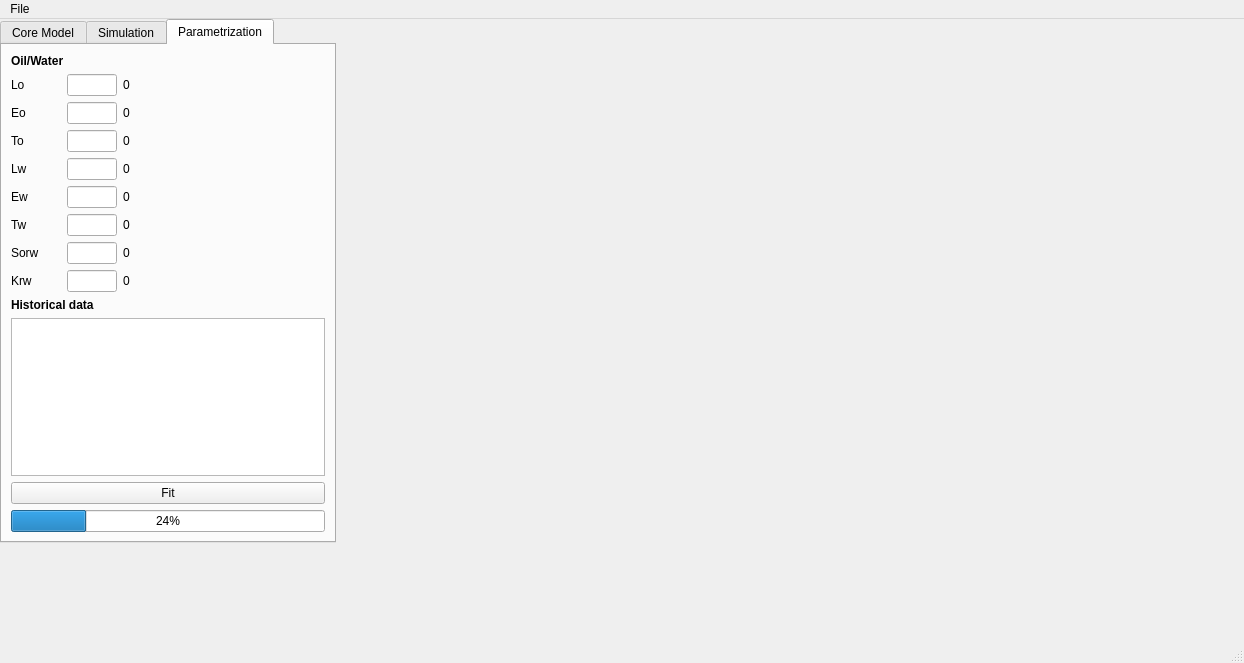
<?xml version="1.0" encoding="UTF-8"?>
<ui version="4.0">
 <class>MainWindow</class>
 <widget class="QMainWindow" name="MainWindow">
  <property name="geometry">
   <rect>
    <x>0</x>
    <y>0</y>
    <width>1244</width>
    <height>663</height>
   </rect>
  </property>
  <property name="windowTitle">
   <string>Julia</string>
  </property>
  <widget class="QWidget" name="centralwidget">
   <widget class="QTabWidget" name="tabWidget">
    <property name="geometry">
     <rect>
      <x>0</x>
      <y>0</y>
      <width>336</width>
      <height>524</height>
     </rect>
    </property>
    <property name="autoFillBackground">
     <bool>false</bool>
    </property>
    <property name="currentIndex">
     <number>2</number>
    </property>
    <widget class="QWidget" name="tab">
     <attribute name="title">
      <string>Core Model</string>
     </attribute>
     <layout class="QVBoxLayout" name="verticalLayout">
      <item>
       <widget class="QPushButton" name="pushButton_2">
        <property name="text">
         <string>Import Low Energy CT</string>
        </property>
       </widget>
      </item>
      <item>
       <widget class="QPushButton" name="pushButton">
        <property name="text">
         <string>Import High Energy CT</string>
        </property>
       </widget>
      </item>
      <item>
       <widget class="QSplitter" name="splitter">
        <property name="orientation">
         <enum>Qt::Horizontal</enum>
        </property>
        <widget class="QLabel" name="label">
         <property name="text">
          <string>Core diameter (mm)</string>
         </property>
        </widget>
        <widget class="QLineEdit" name="lineEdit">
         <property name="maximumSize">
          <size>
           <width>16777215</width>
           <height>20</height>
          </size>
         </property>
        </widget>
       </widget>
      </item>
      <item>
       <widget class="QSplitter" name="splitter_2">
        <property name="orientation">
         <enum>Qt::Horizontal</enum>
        </property>
        <widget class="QLabel" name="label_2">
         <property name="text">
          <string>Selected Core diameter (mm)</string>
         </property>
        </widget>
        <widget class="QLineEdit" name="lineEdit_2">
         <property name="maximumSize">
          <size>
           <width>16777215</width>
           <height>20</height>
          </size>
         </property>
        </widget>
       </widget>
      </item>
      <item>
       <widget class="QSplitter" name="splitter_7">
        <property name="orientation">
         <enum>Qt::Horizontal</enum>
        </property>
        <widget class="QLabel" name="label_8">
         <property name="text">
          <string>Orientation</string>
         </property>
        </widget>
        <widget class="QComboBox" name="comboBox">
         <property name="maximumSize">
          <size>
           <width>16777215</width>
           <height>20</height>
          </size>
         </property>
         <property name="currentText">
          <string/>
         </property>
        </widget>
       </widget>
      </item>
      <item>
       <widget class="QSplitter" name="splitter_3">
        <property name="orientation">
         <enum>Qt::Horizontal</enum>
        </property>
        <widget class="QLabel" name="label_4">
         <property name="text">
          <string>Cropping Top (mm)</string>
         </property>
        </widget>
        <widget class="QSlider" name="horizontalSlider">
         <property name="sizePolicy">
          <sizepolicy hsizetype="Expanding" vsizetype="Expanding">
           <horstretch>0</horstretch>
           <verstretch>0</verstretch>
          </sizepolicy>
         </property>
         <property name="minimumSize">
          <size>
           <width>0</width>
           <height>0</height>
          </size>
         </property>
         <property name="maximumSize">
          <size>
           <width>16777215</width>
           <height>20</height>
          </size>
         </property>
         <property name="orientation">
          <enum>Qt::Horizontal</enum>
         </property>
        </widget>
       </widget>
      </item>
      <item>
       <widget class="QSplitter" name="splitter_4">
        <property name="orientation">
         <enum>Qt::Horizontal</enum>
        </property>
        <widget class="QLabel" name="label_3">
         <property name="text">
          <string>Cropping Bottom (mm)</string>
         </property>
        </widget>
        <widget class="QSlider" name="horizontalSlider_2">
         <property name="sizePolicy">
          <sizepolicy hsizetype="Expanding" vsizetype="Fixed">
           <horstretch>0</horstretch>
           <verstretch>0</verstretch>
          </sizepolicy>
         </property>
         <property name="minimumSize">
          <size>
           <width>0</width>
           <height>0</height>
          </size>
         </property>
         <property name="maximumSize">
          <size>
           <width>16777215</width>
           <height>20</height>
          </size>
         </property>
         <property name="orientation">
          <enum>Qt::Horizontal</enum>
         </property>
        </widget>
       </widget>
      </item>
      <item>
       <widget class="QSplitter" name="splitter_5">
        <property name="orientation">
         <enum>Qt::Horizontal</enum>
        </property>
        <widget class="QLabel" name="label_5">
         <property name="text">
          <string>Offset X (mm)</string>
         </property>
        </widget>
        <widget class="QSlider" name="horizontalSlider_3">
         <property name="maximumSize">
          <size>
           <width>16777215</width>
           <height>20</height>
          </size>
         </property>
         <property name="minimum">
          <number>-50</number>
         </property>
         <property name="maximum">
          <number>50</number>
         </property>
         <property name="orientation">
          <enum>Qt::Horizontal</enum>
         </property>
        </widget>
       </widget>
      </item>
      <item>
       <widget class="QSplitter" name="splitter_6">
        <property name="orientation">
         <enum>Qt::Horizontal</enum>
        </property>
        <widget class="QLabel" name="label_6">
         <property name="text">
          <string>Offset Y (mm)</string>
         </property>
        </widget>
        <widget class="QSlider" name="horizontalSlider_4">
         <property name="maximumSize">
          <size>
           <width>16777215</width>
           <height>20</height>
          </size>
         </property>
         <property name="minimum">
          <number>-50</number>
         </property>
         <property name="maximum">
          <number>50</number>
         </property>
         <property name="orientation">
          <enum>Qt::Horizontal</enum>
         </property>
        </widget>
       </widget>
      </item>
      <item>
       <widget class="QPushButton" name="pushButton_3">
        <property name="text">
         <string>Create Upscaled model</string>
        </property>
       </widget>
      </item>
      <item>
       <widget class="QProgressBar" name="progressBar">
        <property name="value">
         <number>0</number>
        </property>
       </widget>
      </item>
     </layout>
     <zorder>pushButton_2</zorder>
     <zorder>pushButton</zorder>
     <zorder>splitter</zorder>
     <zorder>splitter_2</zorder>
     <zorder>splitter_3</zorder>
     <zorder>splitter_4</zorder>
     <zorder>splitter_5</zorder>
     <zorder>label_8</zorder>
     <zorder>splitter_6</zorder>
     <zorder>lineEdit_3</zorder>
     <zorder>label_8</zorder>
     <zorder>lineEdit_3</zorder>
     <zorder>splitter_7</zorder>
     <zorder>progressBar</zorder>
     <zorder>horizontalSlider_4</zorder>
     <zorder>pushButton_3</zorder>
    </widget>
    <widget class="QWidget" name="tab_2">
     <attribute name="title">
      <string>Simulation</string>
     </attribute>
     <layout class="QVBoxLayout" name="verticalLayout_2">
      <item>
       <widget class="QSplitter" name="splitter_13">
        <property name="orientation">
         <enum>Qt::Horizontal</enum>
        </property>
        <widget class="QLabel" name="label_7">
         <property name="text">
          <string>Experiment type</string>
         </property>
        </widget>
        <widget class="QComboBox" name="comboBox_2">
         <property name="maximumSize">
          <size>
           <width>16777215</width>
           <height>20</height>
          </size>
         </property>
        </widget>
       </widget>
      </item>
      <item>
       <widget class="QSplitter" name="splitter_14">
        <property name="orientation">
         <enum>Qt::Horizontal</enum>
        </property>
        <widget class="QLabel" name="label_9">
         <property name="text">
          <string>Number of cycles</string>
         </property>
        </widget>
        <widget class="QSpinBox" name="spinBox">
         <property name="maximumSize">
          <size>
           <width>50</width>
           <height>20</height>
          </size>
         </property>
        </widget>
       </widget>
      </item>
      <item>
       <widget class="QSplitter" name="splitter_15">
        <property name="orientation">
         <enum>Qt::Horizontal</enum>
        </property>
        <widget class="QLabel" name="label_10">
         <property name="text">
          <string>Cycle time</string>
         </property>
        </widget>
        <widget class="QSpinBox" name="spinBox_2">
         <property name="maximumSize">
          <size>
           <width>50</width>
           <height>20</height>
          </size>
         </property>
        </widget>
       </widget>
      </item>
      <item>
       <layout class="QGridLayout" name="gridLayout">
        <item row="0" column="1">
         <widget class="QLabel" name="label_12">
          <property name="text">
           <string>Oil</string>
          </property>
         </widget>
        </item>
        <item row="0" column="2">
         <widget class="QLabel" name="label_13">
          <property name="maximumSize">
           <size>
            <width>16777215</width>
            <height>16777215</height>
           </size>
          </property>
          <property name="text">
           <string>Water</string>
          </property>
         </widget>
        </item>
        <item row="1" column="0">
         <widget class="QLabel" name="label_14">
          <property name="text">
           <string>Density</string>
          </property>
         </widget>
        </item>
        <item row="1" column="1">
         <widget class="QLineEdit" name="lineEdit_3">
          <property name="maximumSize">
           <size>
            <width>100</width>
            <height>16777215</height>
           </size>
          </property>
         </widget>
        </item>
        <item row="1" column="2">
         <widget class="QLineEdit" name="lineEdit_4">
          <property name="maximumSize">
           <size>
            <width>100</width>
            <height>16777215</height>
           </size>
          </property>
         </widget>
        </item>
        <item row="2" column="0">
         <widget class="QLabel" name="label_15">
          <property name="text">
           <string>Viscosity</string>
          </property>
         </widget>
        </item>
        <item row="2" column="1">
         <widget class="QLineEdit" name="lineEdit_5">
          <property name="maximumSize">
           <size>
            <width>100</width>
            <height>16777215</height>
           </size>
          </property>
         </widget>
        </item>
        <item row="2" column="2">
         <widget class="QLineEdit" name="lineEdit_6">
          <property name="maximumSize">
           <size>
            <width>100</width>
            <height>16777215</height>
           </size>
          </property>
         </widget>
        </item>
        <item row="3" column="0">
         <widget class="QLabel" name="label_16">
          <property name="text">
           <string>Comp</string>
          </property>
         </widget>
        </item>
        <item row="3" column="1">
         <widget class="QLineEdit" name="lineEdit_7">
          <property name="maximumSize">
           <size>
            <width>100</width>
            <height>16777215</height>
           </size>
          </property>
         </widget>
        </item>
        <item row="3" column="2">
         <widget class="QLineEdit" name="lineEdit_8">
          <property name="maximumSize">
           <size>
            <width>100</width>
            <height>16777215</height>
           </size>
          </property>
         </widget>
        </item>
       </layout>
      </item>
      <item>
       <widget class="QSplitter" name="splitter_11">
        <property name="orientation">
         <enum>Qt::Horizontal</enum>
        </property>
        <widget class="QLabel" name="label_11">
         <property name="text">
          <string>Swir</string>
         </property>
        </widget>
        <widget class="QLineEdit" name="lineEdit_9">
         <property name="maximumSize">
          <size>
           <width>50</width>
           <height>20</height>
          </size>
         </property>
        </widget>
       </widget>
      </item>
      <item>
       <widget class="QSplitter" name="splitter_12">
        <property name="orientation">
         <enum>Qt::Horizontal</enum>
        </property>
        <widget class="QLabel" name="label_17">
         <property name="text">
          <string>water rate</string>
         </property>
        </widget>
        <widget class="QLineEdit" name="lineEdit_10">
         <property name="maximumSize">
          <size>
           <width>50</width>
           <height>20</height>
          </size>
         </property>
        </widget>
       </widget>
      </item>
      <item>
       <spacer name="verticalSpacer">
        <property name="orientation">
         <enum>Qt::Vertical</enum>
        </property>
        <property name="sizeHint" stdset="0">
         <size>
          <width>20</width>
          <height>40</height>
         </size>
        </property>
       </spacer>
      </item>
      <item>
       <widget class="QPushButton" name="pushButton_4">
        <property name="text">
         <string>Run Simulation</string>
        </property>
       </widget>
      </item>
      <item>
       <widget class="QProgressBar" name="progressBar_2">
        <property name="value">
         <number>0</number>
        </property>
       </widget>
      </item>
     </layout>
    </widget>
    <widget class="QWidget" name="tab_3">
     <attribute name="title">
      <string>Parametrization</string>
     </attribute>
     <layout class="QVBoxLayout" name="verticalLayout_3">
      <item>
       <widget class="QLabel" name="label_18">
        <property name="minimumSize">
         <size>
          <width>100</width>
          <height>0</height>
         </size>
        </property>
        <property name="maximumSize">
         <size>
          <width>100</width>
          <height>16777215</height>
         </size>
        </property>
        <property name="font">
         <font>
          <weight>75</weight>
          <bold>true</bold>
         </font>
        </property>
        <property name="text">
         <string>Oil/Water</string>
        </property>
       </widget>
      </item>
      <item>
       <layout class="QGridLayout" name="gridLayout_2">
        <item row="0" column="0">
         <widget class="QLabel" name="label_19">
          <property name="minimumSize">
           <size>
            <width>50</width>
            <height>0</height>
           </size>
          </property>
          <property name="maximumSize">
           <size>
            <width>50</width>
            <height>16777215</height>
           </size>
          </property>
          <property name="text">
           <string>Lo</string>
          </property>
         </widget>
        </item>
        <item row="0" column="1">
         <widget class="QLineEdit" name="lineEdit_11">
          <property name="minimumSize">
           <size>
            <width>50</width>
            <height>0</height>
           </size>
          </property>
          <property name="maximumSize">
           <size>
            <width>50</width>
            <height>16777215</height>
           </size>
          </property>
         </widget>
        </item>
        <item row="0" column="2">
         <widget class="QLabel" name="label_24">
          <property name="text">
           <string>0</string>
          </property>
         </widget>
        </item>
        <item row="1" column="0">
         <widget class="QLabel" name="label_20">
          <property name="minimumSize">
           <size>
            <width>50</width>
            <height>0</height>
           </size>
          </property>
          <property name="maximumSize">
           <size>
            <width>50</width>
            <height>16777215</height>
           </size>
          </property>
          <property name="text">
           <string>Eo</string>
          </property>
         </widget>
        </item>
        <item row="1" column="1">
         <widget class="QLineEdit" name="lineEdit_12">
          <property name="minimumSize">
           <size>
            <width>50</width>
            <height>0</height>
           </size>
          </property>
          <property name="maximumSize">
           <size>
            <width>50</width>
            <height>16777215</height>
           </size>
          </property>
         </widget>
        </item>
        <item row="1" column="2">
         <widget class="QLabel" name="label_25">
          <property name="text">
           <string>0</string>
          </property>
         </widget>
        </item>
        <item row="2" column="0">
         <widget class="QLabel" name="label_21">
          <property name="minimumSize">
           <size>
            <width>50</width>
            <height>0</height>
           </size>
          </property>
          <property name="maximumSize">
           <size>
            <width>50</width>
            <height>16777215</height>
           </size>
          </property>
          <property name="text">
           <string>To</string>
          </property>
         </widget>
        </item>
        <item row="2" column="1">
         <widget class="QLineEdit" name="lineEdit_13">
          <property name="minimumSize">
           <size>
            <width>50</width>
            <height>0</height>
           </size>
          </property>
          <property name="maximumSize">
           <size>
            <width>50</width>
            <height>16777215</height>
           </size>
          </property>
         </widget>
        </item>
        <item row="2" column="2">
         <widget class="QLabel" name="label_26">
          <property name="text">
           <string>0</string>
          </property>
         </widget>
        </item>
        <item row="3" column="0">
         <widget class="QLabel" name="label_28">
          <property name="minimumSize">
           <size>
            <width>50</width>
            <height>0</height>
           </size>
          </property>
          <property name="maximumSize">
           <size>
            <width>50</width>
            <height>16777215</height>
           </size>
          </property>
          <property name="text">
           <string>Lw</string>
          </property>
         </widget>
        </item>
        <item row="3" column="1">
         <widget class="QLineEdit" name="lineEdit_16">
          <property name="minimumSize">
           <size>
            <width>50</width>
            <height>0</height>
           </size>
          </property>
          <property name="maximumSize">
           <size>
            <width>50</width>
            <height>16777215</height>
           </size>
          </property>
         </widget>
        </item>
        <item row="3" column="2">
         <widget class="QLabel" name="label_27">
          <property name="text">
           <string>0</string>
          </property>
         </widget>
        </item>
        <item row="4" column="0">
         <widget class="QLabel" name="label_23">
          <property name="minimumSize">
           <size>
            <width>50</width>
            <height>0</height>
           </size>
          </property>
          <property name="maximumSize">
           <size>
            <width>50</width>
            <height>16777215</height>
           </size>
          </property>
          <property name="text">
           <string>Ew</string>
          </property>
         </widget>
        </item>
        <item row="4" column="1">
         <widget class="QLineEdit" name="lineEdit_15">
          <property name="minimumSize">
           <size>
            <width>50</width>
            <height>0</height>
           </size>
          </property>
          <property name="maximumSize">
           <size>
            <width>50</width>
            <height>16777215</height>
           </size>
          </property>
         </widget>
        </item>
        <item row="4" column="2">
         <widget class="QLabel" name="label_30">
          <property name="text">
           <string>0</string>
          </property>
         </widget>
        </item>
        <item row="5" column="0">
         <widget class="QLabel" name="label_22">
          <property name="minimumSize">
           <size>
            <width>50</width>
            <height>0</height>
           </size>
          </property>
          <property name="maximumSize">
           <size>
            <width>50</width>
            <height>16777215</height>
           </size>
          </property>
          <property name="text">
           <string>Tw</string>
          </property>
         </widget>
        </item>
        <item row="5" column="1">
         <widget class="QLineEdit" name="lineEdit_14">
          <property name="minimumSize">
           <size>
            <width>50</width>
            <height>0</height>
           </size>
          </property>
          <property name="maximumSize">
           <size>
            <width>50</width>
            <height>16777215</height>
           </size>
          </property>
         </widget>
        </item>
        <item row="5" column="2">
         <widget class="QLabel" name="label_29">
          <property name="text">
           <string>0</string>
          </property>
         </widget>
        </item>
        <item row="6" column="0">
         <widget class="QLabel" name="label_31">
          <property name="minimumSize">
           <size>
            <width>50</width>
            <height>0</height>
           </size>
          </property>
          <property name="maximumSize">
           <size>
            <width>50</width>
            <height>16777215</height>
           </size>
          </property>
          <property name="text">
           <string>Sorw</string>
          </property>
         </widget>
        </item>
        <item row="6" column="1">
         <widget class="QLineEdit" name="lineEdit_17">
          <property name="minimumSize">
           <size>
            <width>50</width>
            <height>0</height>
           </size>
          </property>
          <property name="maximumSize">
           <size>
            <width>50</width>
            <height>16777215</height>
           </size>
          </property>
         </widget>
        </item>
        <item row="6" column="2">
         <widget class="QLabel" name="label_32">
          <property name="text">
           <string>0</string>
          </property>
         </widget>
        </item>
        <item row="7" column="0">
         <widget class="QLabel" name="label_33">
          <property name="minimumSize">
           <size>
            <width>50</width>
            <height>0</height>
           </size>
          </property>
          <property name="maximumSize">
           <size>
            <width>50</width>
            <height>16777215</height>
           </size>
          </property>
          <property name="text">
           <string>Krw</string>
          </property>
         </widget>
        </item>
        <item row="7" column="1">
         <widget class="QLineEdit" name="lineEdit_18">
          <property name="minimumSize">
           <size>
            <width>50</width>
            <height>0</height>
           </size>
          </property>
          <property name="maximumSize">
           <size>
            <width>50</width>
            <height>16777215</height>
           </size>
          </property>
         </widget>
        </item>
        <item row="7" column="2">
         <widget class="QLabel" name="label_34">
          <property name="text">
           <string>0</string>
          </property>
         </widget>
        </item>
       </layout>
      </item>
      <item>
       <widget class="QLabel" name="label_35">
        <property name="minimumSize">
         <size>
          <width>100</width>
          <height>0</height>
         </size>
        </property>
        <property name="maximumSize">
         <size>
          <width>100</width>
          <height>16777215</height>
         </size>
        </property>
        <property name="font">
         <font>
          <weight>75</weight>
          <bold>true</bold>
         </font>
        </property>
        <property name="text">
         <string>Historical data</string>
        </property>
       </widget>
      </item>
      <item>
       <widget class="QTextEdit" name="textEdit"/>
      </item>
      <item>
       <widget class="QPushButton" name="pushButton_5">
        <property name="text">
         <string>Fit</string>
        </property>
       </widget>
      </item>
      <item>
       <widget class="QProgressBar" name="progressBar_3">
        <property name="value">
         <number>24</number>
        </property>
       </widget>
      </item>
     </layout>
    </widget>
   </widget>
   <widget class="QWidget" name="widget" native="true">
    <property name="geometry">
     <rect>
      <x>500</x>
      <y>60</y>
      <width>631</width>
      <height>421</height>
     </rect>
    </property>
   </widget>
  </widget>
  <widget class="QMenuBar" name="menubar">
   <property name="geometry">
    <rect>
     <x>0</x>
     <y>0</y>
     <width>1244</width>
     <height>26</height>
    </rect>
   </property>
   <widget class="QMenu" name="menuFile">
    <property name="title">
     <string>File</string>
    </property>
    <addaction name="actionOpen"/>
    <addaction name="actionSave"/>
    <addaction name="separator"/>
    <addaction name="actionExit"/>
   </widget>
   <addaction name="menuFile"/>
  </widget>
  <widget class="QStatusBar" name="statusbar"/>
  <action name="actionCreate_model">
   <property name="text">
    <string>Create model</string>
   </property>
  </action>
  <action name="actionSimulate_model">
   <property name="text">
    <string>Simulate model</string>
   </property>
  </action>
  <action name="actionOpen">
   <property name="text">
    <string>Open</string>
   </property>
  </action>
  <action name="actionSave">
   <property name="text">
    <string>Save</string>
   </property>
  </action>
  <action name="actionExit">
   <property name="text">
    <string>Exit</string>
   </property>
  </action>
 </widget>
 <resources/>
 <connections/>
</ui>
